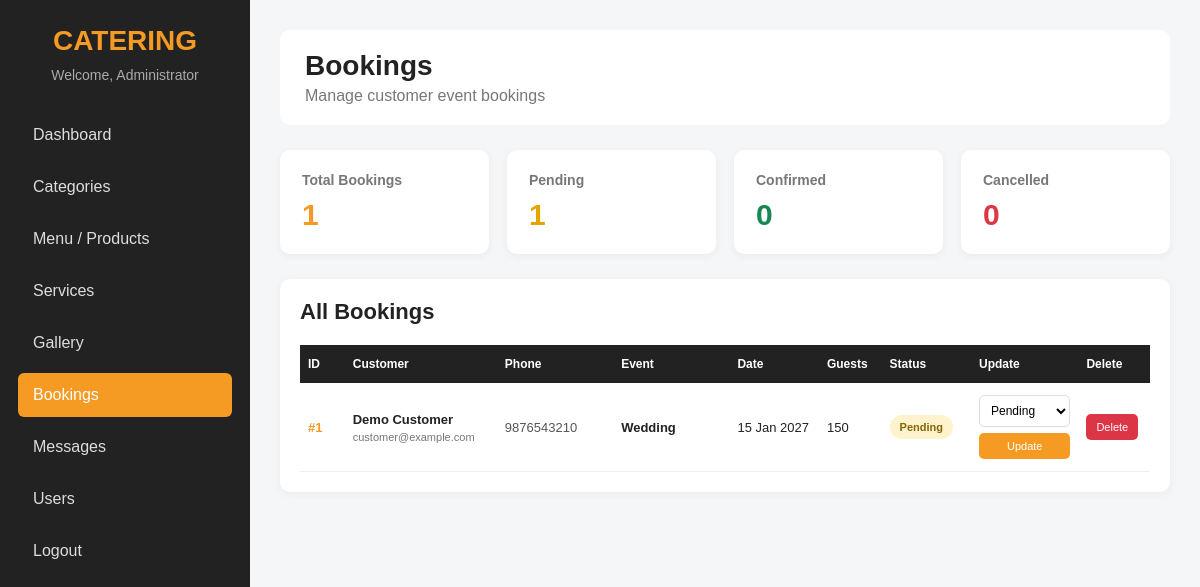
The app's page /admin/bookings.php (signed in) with its own data.
### tables this page shows
CREATE TABLE `bookings` (
  `id` INT UNSIGNED NOT NULL AUTO_INCREMENT,
  `name` VARCHAR(100) NOT NULL,
  `email` VARCHAR(150) NOT NULL,
  `phone` VARCHAR(30) NOT NULL,
  `event_type` VARCHAR(100) NOT NULL,
  `event_date` DATE NOT NULL,
  `guests` INT NOT NULL DEFAULT 1,
  `message` TEXT DEFAULT NULL,
  `status` ENUM('pending','confirmed','cancelled') NOT NULL DEFAULT 'pending',
  `created_at` TIMESTAMP NOT NULL DEFAULT CURRENT_TIMESTAMP,
  PRIMARY KEY (`id`),
  KEY `idx_bookings_status` (`status`),
  KEY `idx_bookings_date` (`event_date`)
);

### admin/bookings.php (the view, shortened to what this page needs)
<?php
include "../db.php";
$totalBookings = 0;
$pendingBookings = 0;
$confirmedBookings = 0;
$cancelledBookings = 0;
$countResult = $conn->query("
    SELECT
        COUNT(*) AS total,
        SUM(status = 'pending') AS pending,
        SUM(status = 'confirmed') AS confirmed,
        SUM(status = 'cancelled') AS cancelled
    FROM bookings
");
if ($countResult) {
    $countData = $countResult->fetch_assoc();
    $totalBookings = $countData["total"] ?? 0;
    $pendingBookings = $countData["pending"] ?? 0;
    $confirmedBookings = $countData["confirmed"] ?? 0;
    $cancelledBookings = $countData["cancelled"] ?? 0;
}
$result = $conn->query("
    SELECT *
    FROM bookings
    ORDER BY id DESC
");
?>
<!DOCTYPE html>
<html lang="en">
<head>
</head>
<body>
<aside class="sidebar">
    <div class="logo">
        CATERING
    </div>
    <div class="welcome">
        Welcome,
        <?php echo htmlspecialchars($_SESSION["admin_name"]); ?>
    </div>
    <ul class="sidebar-menu">
        <li>
            <a href="dashboard.php">
                Dashboard
            </a>
        </li>
        <li>
            <a href="categories.php">
                Categories
            </a>
        </li>
        <li>
            <a href="products.php">
                Menu / Products
            </a>
        </li>
        <li>
            <a href="services.php">
                Services
            </a>
        </li>
        <li>
            <a href="gallery.php">
                Gallery
            </a>
        </li>
        <li>
            <a href="bookings.php" class="active">
                Bookings
            </a>
        </li>
        <li>
            <a href="messages.php">
                Messages
            </a>
        </li>
        <li>
            <a href="users.php">
                Users
            </a>
        </li>
        <li>
            <a href="logout.php">
                Logout
            </a>
        </li>
    </ul>
</aside>
<main class="main">
    <div class="topbar">
        <div>
            <h1>Bookings</h1>
            <p>
                Manage customer event bookings
            </p>
        </div>
    </div>
    <div class="stats">
        <div class="stat-card">
            <h3>Total Bookings</h3>
            <div class="number orange">
                <?php echo $totalBookings; ?>
            </div>
        </div>
        <div class="stat-card">
            <h3>Pending</h3>
            <div class="number yellow">
                <?php echo $pendingBookings; ?>
            </div>
        </div>
        <div class="stat-card">
            <h3>Confirmed</h3>
            <div class="number green">
                <?php echo $confirmedBookings; ?>
            </div>
        </div>
        <div class="stat-card">
            <h3>Cancelled</h3>
            <div class="number red">
                <?php echo $cancelledBookings; ?>
            </div>
        </div>
    </div>
    <div class="table-box">
        <div class="table-header">
            <h2>All Bookings</h2>
        </div>
        <div class="table-wrapper">
            <?php if ($result && $result->num_rows > 0): ?>
                <table>
                    <thead>
                        <tr>
                            <th style="width: 5%;">
                                ID
                            </th>
                            <th style="width: 17%;">
                                Customer
                            </th>
                            <th style="width: 13%;">
                                Phone
                            </th>
                            <th style="width: 13%;">
                                Event
                            </th>
                            <th style="width: 10%;">
                                Date
                            </th>
                            <th style="width: 7%;">
                                Guests
                            </th>
                            <th style="width: 10%;">
                                Status
                            </th>
                            <th style="width: 12%;">
                                Update
                            </th>
                            <th style="width: 8%;">
                                Delete
                            </th>
                        </tr>
                    </thead>
                    <tbody>
                        <?php while ($row = $result->fetch_assoc()): ?>
                            <?php
                            $status = $row["status"] ?? "pending";
                            ?>
                            <tr>
                                <td class="id">
                                    #<?php echo $row["id"]; ?>
                                </td>
                                <td>
                                    <div class="customer-name">
                                        <?php
                                        echo htmlspecialchars(
                                            $row["name"]
                                        );
                                        ?>
                                    </div>
                                    <div class="customer-email">
                                        <?php
                                        echo htmlspecialchars(
                                            $row["email"]
                                        );
                                        ?>
                                    </div>
                                </td>
                                <td class="phone">
                                    <?php
                                    echo htmlspecialchars(
                                        $row["phone"]
                                    );
                                    ?>
                                </td>
                                <td class="event-type">
                                    <?php
                                    echo htmlspecialchars(
                                        $row["event_type"]
                                    );
                                    ?>
                                </td>
                                <td>
                                    <?php
                                    if (!empty($row["event_date"])) {
                                        echo date(
                                            "d M Y",
                                            strtotime(
                                                $row["event_date"]
                                            )
                                        );
                                    } else {
                                        echo "-";
                                    }
                                    ?>
                                </td>
                                <td>
                                    <?php
                                    echo (int)$row["guests"];
                                    ?>
                                </td>
                                <td>
                                    <span
                                        class="badge badge-<?php echo $status; ?>"
                                    >
                                        <?php
                                        echo ucfirst($status);
                                        ?>
                                    </span>
                                </td>
                                <td>
                                    <form
                                        method="POST"
                                        class="status-form"
                                    >
                                        <select
                                            name="status"
                                            class="status-select"
                                        >
                                            <option
                                                value="pending"
                                                <?php
                                                echo ($status == "pending")
                                                    ? "selected"
                                                    : "";
                                                ?>
                                            >
                                                Pending
                                            </option>
                                        </select>
                                        <button
                                            type="submit"
                                            name="update_status"
                                            class="update-btn"
                                        >
                                            Update
                                        </button>
                                    </form>
                                </td>
                                <td>
                                    <form
                                        method="POST"
                                        class="delete-form"
                                        onsubmit="return confirm('Are you sure you want to delete this booking?');"
                                    >
                                        <button
                                            type="submit"
                                            name="delete_booking"
                                            class="delete-btn"
                                        >
                                            Delete
                                        </button>
                                    </form>
                                </td>
                            </tr>
                        <?php endwhile; ?>
                    </tbody>
                </table>
            <?php else: ?>
                <div class="no-bookings">
                    No bookings found.
                </div>
            <?php endif; ?>
        </div>
    </div>
</main>
</body>
</html>

### admin/bookings.php (style rules this page uses)
* { margin: 0; padding: 0; box-sizing: border-box; }
body { font-family: Arial, sans-serif; background: #f5f6f8; color: #222; }
.sidebar { position: fixed; left: 0; top: 0; width: 250px; height: 100vh; background: #222; color: white; padding: 25px 18px; overflow-y: auto; }
.logo { color: #f59a23; font-size: 28px; font-weight: bold; text-align: center; margin-bottom: 10px; }
.welcome { text-align: center; color: #aaa; font-size: 14px; margin-bottom: 30px; }
.sidebar-menu { list-style: none; }
.sidebar-menu li { margin-bottom: 8px; }
.sidebar-menu a { display: block; color: #ddd; text-decoration: none; padding: 13px 15px; border-radius: 6px; transition: 0.3s; }
.sidebar-menu a.active { background: #f59a23; color: white; }
.main { margin-left: 250px; padding: 30px; }
.topbar { background: white; padding: 20px 25px; border-radius: 10px; margin-bottom: 25px; display: flex; justify-content: space-between; align-items: center; }
.topbar h1 { font-size: 28px; }
.topbar p { color: #777; margin-top: 5px; }
.stats { display: grid; grid-template-columns: repeat(4, 1fr); gap: 18px; margin-bottom: 25px; }
.stat-card { background: white; padding: 22px; border-radius: 10px; box-shadow: 0 2px 8px rgba(0,0,0,0.05); }
.stat-card h3 { color: #777; font-size: 14px; margin-bottom: 10px; }
.number { font-size: 30px; font-weight: bold; }
.orange { color: #f59a23; }
.yellow { color: #e5a500; }
.green { color: #198754; }
.red { color: #dc3545; }
.table-box { background: white; border-radius: 10px; padding: 20px; box-shadow: 0 2px 8px rgba(0,0,0,0.05); }
.table-header { margin-bottom: 20px; }
.table-header h2 { font-size: 22px; }
.table-wrapper { width: 100%; overflow: hidden; }
table { width: 100%; border-collapse: collapse; table-layout: fixed; }
th { background: #222; color: white; padding: 12px 8px; text-align: left; font-size: 12px; word-break: break-word; }
td { padding: 12px 8px; border-bottom: 1px solid #eee; font-size: 13px; vertical-align: middle; word-break: break-word; overflow-wrap: anywhere; }
.id { color: #f59a23; font-weight: bold; }
.customer-name { font-weight: bold; margin-bottom: 4px; }
.customer-email { font-size: 11px; color: #777; }
.phone { color: #555; }
.event-type { font-weight: 600; }
.badge { display: inline-block; padding: 6px 10px; border-radius: 20px; font-size: 11px; font-weight: bold; text-transform: capitalize; }
.badge-pending { background: #fff3cd; color: #856404; }
.status-form { display: flex; flex-direction: column; gap: 6px; }
.status-select { width: 100%; padding: 7px; border: 1px solid #ddd; border-radius: 5px; background: white; font-size: 12px; }
.update-btn { width: 100%; background: #f59a23; border: none; color: white; padding: 7px; border-radius: 5px; cursor: pointer; font-size: 11px; }
.delete-form { display: inline; }
.delete-btn { background: #dc3545; border: none; color: white; padding: 7px 10px; border-radius: 5px; cursor: pointer; font-size: 11px; }

### records on screen
bookings: id "1", name "Demo Customer", email "customer@example.com", phone "9876543210", event_type "Wedding", event_date "15 Jan 2027", guests "150", status "Pending"

### other values on screen
$_SESSION["admin_name"] "Administrator"
$totalBookings "1"
$pendingBookings "1"
$confirmedBookings "0"
$cancelledBookings "0"
